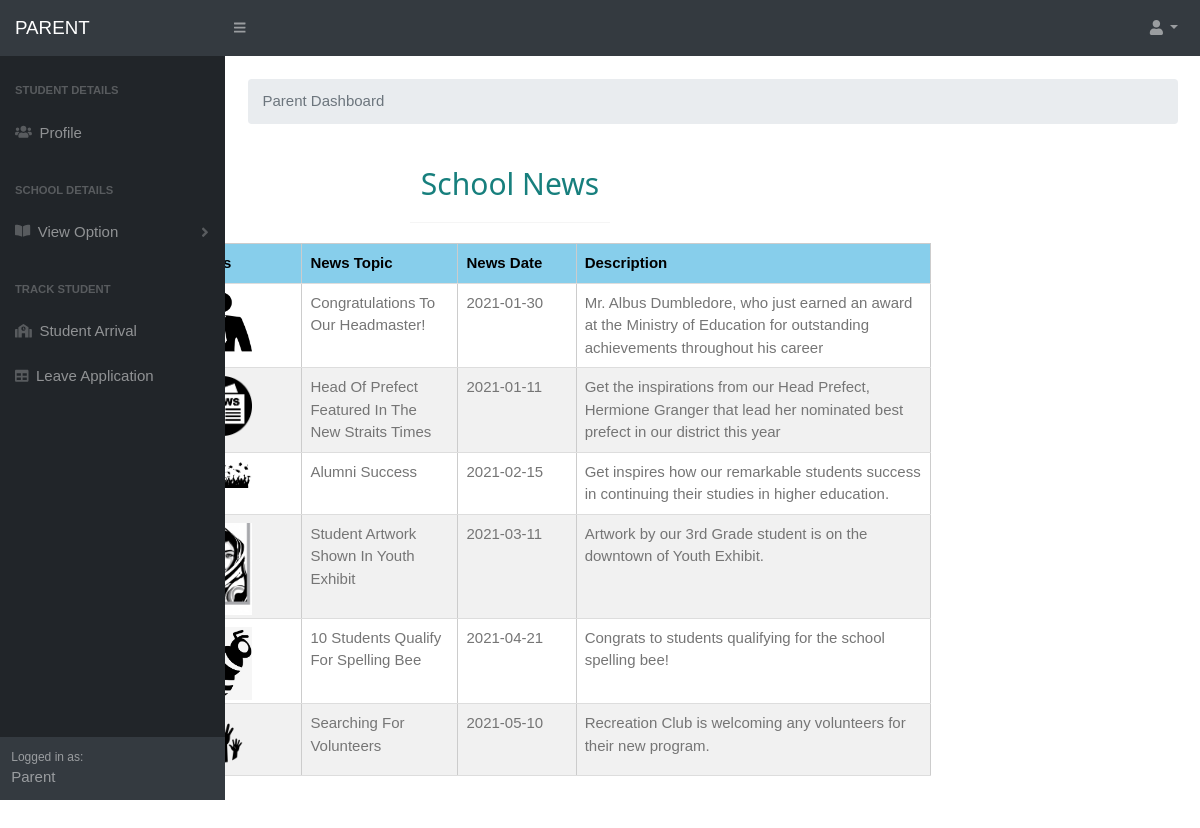
/pviewnews.php (signed in), run on the app's committed database.
### tables this page shows
CREATE TABLE `news` (
  `newsid` varchar(50) NOT NULL,
  `newsimage` varchar(50) NOT NULL,
  `newstopic` varchar(100) NOT NULL,
  `newsdate` varchar(15) NOT NULL,
  `newsdesc` varchar(500) NOT NULL
);

### pviewnews.php (the view, shortened to what this page needs)
<?php
include('connect.php');
 if(empty($_SESSION['pid']))
 {
	 echo "<script>window.location.href='parentlogin.php'</script>";
 }
 else
 {
     include('parentmenu.php');
}
?>
      <link rel="stylesheet"href="styles.css" >
      <link rel="stylesheet" href="w.css">
      <link href="https://cdn.datatables.net/1.10.20/css/dataTables.bootstrap4.min.css" rel="stylesheet" />
<body>
<form method='POST'>
<div class="w3-padding-large" id="main" style='position:absolute; top:80px; right: 180px;'>
<div class="w3-content w3-justify w3-text-grey w3-padding-64" id="about"  style='width:90%'>
    <center>
	<h2 class="w3-center" style='color:#177F7D'>School News</h2>
       <hr style="width:200px" class="w3-opacity">
<?php
   $sel="select * from news";
   $res=$con->query($sel);
echo"
<div class='w3-container'>
<table class='w3-table-all w3-hoverable' border='1' cellspacing='0' cellpadding='0' width='60%' >
<thead>
 <tr class='w3-light-blue'>
<th>News No.</th>
<th>News</th>
<th>News Topic</th>
<th>News Date</th>
<th>Description</th>
</thead>   ";
while ($row=mysqli_fetch_array($res))
{
  $newsid = $row[0];
  $newsimage = $row[1];
	$newstopic = $row[2];
	$newsdate = $row[3];
	$newsdesc = $row[4];
  echo "<tr align='center'>";
  echo  "<td width='8%'>".$newsid."</td>";
	echo  "<td width='10%'><img src='images/".$newsimage."' width='60px'></td>";
	echo "<td width='10%'>".$newstopic."</td>";
	echo "<td width='10%'>".$newsdate."</td>";
	echo "<td width='30%'>".$newsdesc."</td>";
	echo "</tr>";
}
 ?>
    </table>
	   </div>
	   </div>
	   </div>
	   </form>
	   </body>

### w.css (style rules this page uses)
html { box-sizing:border-box }
*,*:before,*:after { box-sizing:inherit }
html { -ms-text-size-adjust:100%;-webkit-text-size-adjust:100% }
body { margin:0 }
hr { box-sizing:content-box;height:0;overflow:visible }
html,body { font-family:Verdana,sans-serif;font-size:15px;line-height:1.5 }
html { overflow-x:hidden }
h1,h2,h3,h4,h5,h6,.w3-slim,.w3-wide { font-family:"Segoe UI",Arial,sans-serif }
h2 { font-size:30px }
h1,h2,h3,h4,h5,h6 { font-weight:400;margin:10px 0 }
hr { border:0;border-top:1px solid #eee;margin:20px 0 }
.w3-table,.w3-table-all { border-collapse:collapse;border-spacing:0;width:100%;display:table }
.w3-table-all { border:1px solid #ccc }
.w3-bordered tr,.w3-table-all tr { border-bottom:1px solid #ddd }
.w3-table-all tr:nth-child(odd) { background-color:#fff }
.w3-table-all tr:nth-child(even) { background-color:#f1f1f1 }
.w3-table td,.w3-table th,.w3-table-all td,.w3-table-all th { padding:8px 8px;display:table-cell;text-align:left;vertical-align:top }
.w3-table th:first-child,.w3-table td:first-child,.w3-table-all th:first-child,.w3-table-all td:first-child { padding-left:16px }
.w3-btn,.w3-btn-floating,.w3-dropnav a,.w3-btn-floating-large,.w3-btn-block, .w3-navbar a,.w3-navblock a,.w3-sidenav a,.w3-pagination li a,.w3-hoverable tbody tr,.w3-hoverable li, .w3-accordion-content a,.w3-dropdown-content a,.w3-dropdown-click:hover,.w3-dropdown-hover:hover,.w3-opennav,.w3-closenav,.w3-closebtn,*[class*="w3-hover-"] { -webkit-transition:background-color .25s,color .15s,box-shadow .25s,opacity 0.25s,filter 0.25s,border 0.15s;transition:background-color .25s,color .15s,box-shadow .15s,opacity .25s,filter .25s,border .15s }
.w3-main,#main { transition:margin-left .4s }
.w3-container:after,.w3-container:before,.w3-panel:after,.w3-panel:before,.w3-row:after,.w3-row:before,.w3-row-padding:after,.w3-row-padding:before,.w3-cell-row:before,.w3-cell-row:after, .w3-topnav:after,.w3-topnav:before,.w3-clear:after,.w3-clear:before,.w3-btn-group:before,.w3-btn-group:after,.w3-btn-bar:before,.w3-btn-bar:after,.w3-bar:before,.w3-bar:after { content:"";display:table;clear:both }
.w3-content { max-width:980px;margin:auto }
.w3-justify { text-align:justify!important }
.w3-center { text-align:center!important }
.w3-padding-large { padding:12px 24px!important }
.w3-padding-64 { padding-top:64px!important;padding-bottom:64px!important }
.w3-container { padding:0.01em 16px }
.w3-opacity,.w3-hover-opacity:hover { opacity:0.60;-webkit-backface-visibility:hidden; color: white }
.w3-light-blue,.w3-hover-light-blue:hover { color:#000!important;background-color:#87CEEB!important }
.w3-text-grey,.w3-hover-text-grey:hover,.w3-text-gray,.w3-hover-text-gray:hover { color:#757575!important }

### data on the page
news: newstopic "Congratulations To Our Headmaster!", newsdate "2021-01-30", newsdesc "Mr. Albus Dumbledore, who just earned an award at the Ministry of Education for outstanding achievements throughout his career"
news: newstopic "Head Of Prefect Featured In The New Straits Times", newsdate "2021-01-11", newsdesc "Get the inspirations from our Head Prefect, Hermione Granger that lead her nominated best prefect in our district this year"
news: newstopic "Alumni Success", newsdate "2021-02-15", newsdesc "Get inspires how our remarkable students success in continuing their studies in higher education."
news: newstopic "Student Artwork Shown In Youth Exhibit", newsdate "2021-03-11", newsdesc "Artwork by our 3rd Grade student is on the downtown of Youth Exhibit."
news: newstopic "10 Students Qualify For Spelling Bee", newsdate "2021-04-21", newsdesc "Congrats to students qualifying for the school spelling bee!"
news: newstopic "Searching For Volunteers", newsdate "2021-05-10", newsdesc "Recreation Club is welcoming any volunteers for their new program."
